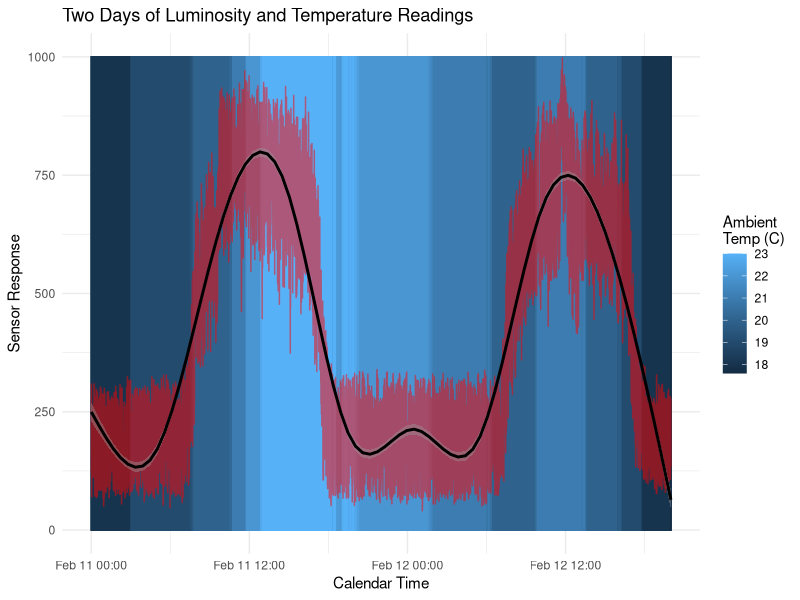

This chart was generated by the following R code:

library("readr")
library("lubridate")
library("dplyr")
library("ggplot2")



threePointLumin_tempHum <- read_delim("threePointLumin_tempHum.munged.dat", "\t", escape_double = FALSE, col_names = FALSE, trim_ws = TRUE)

threePointLumin_tempHum <- data.frame(threePointLumin_tempHum)
names(threePointLumin_tempHum) <- c('date', 'time', 'burst', 'replicate', 'tempC', 'relHum', 'lumin_L', 'lumin_R', 'lumin_M')

threePointLumin_tempHum$date<- ymd(threePointLumin_tempHum$date)
threePointLumin_tempHum$time<- hms(threePointLumin_tempHum$time)
threePointLumin_tempHum$dateTime <- threePointLumin_tempHum$date + threePointLumin_tempHum$time
threePointLumin_tempHum$dateTime<- as.POSIXct(threePointLumin_tempHum$dateTime)
threePointLumin_tempHum$replicate <- as.factor(threePointLumin_tempHum$replicate)
#threePointLumin_tempHum$sensor <- as.factor(threePointLumin_tempHum$sensor)

threePointLumin_tempHum.summarized <- threePointLumin_tempHum %>% group_by(burst) %>% summarize(meanTime = mean(dateTime), meanTempC = mean(tempC), sdTempC=sd(tempC), meanRelHum=mean(relHum), sdRelHum = sd(relHum), meanLumL=mean(lumin_L), sdLumL = sd(lumin_L), meanLumR=mean(lumin_R), sdLumR = sd(lumin_R), meanLumM=mean(lumin_M), sdLumM = sd(lumin_M))

start <- as.POSIXct(ymd("2018-02-11")+hms("00:00:01"))
stop <- as.POSIXct(ymd("2018-02-12")+hms("20:00:00"))


#ggplot(threePointLumin_tempHum.summarized) + geom_line(aes(x=meanTime, y=meanLumL), color='red', alpha=0.5) + geom_line(aes(x=meanTime, y=meanLumR), color='blue') + geom_line(aes(x=meanTime, y=meanLumM), color='green') 
#ggplot(threePointLumin_tempHum.summarized) + geom_line(aes(x=meanTime, y=sdLumL), color='red', alpha=0.5) + geom_line(aes(x=meanTime, y=sdLumR), color='blue') + geom_line(aes(x=meanTime, y=sdLumM), color='green')
#ggplot(threePointLumin_tempHum.summarized) + geom_line(aes(x=meanTime, y=sdLumL/meanLumL), color='red', alpha=0.5) + geom_line(aes(x=meanTime, y=sdLumR/meanLumR), color='blue') + geom_line(aes(x=meanTime, y=sdLumM/meanLumM), color='green')  

#ggplot(threePointLumin_tempHum.summarized %>% filter(meanTime > start) %>% filter(meanTime < stop))  + geom_line(aes(x=meanTime, y=meanLumL), color='red', alpha=0.5) + geom_smooth(aes(x=meanTime, y=meanLumL), color='black')
threePointLumin_tempHum.summarized$barTop <- 1000

png(filename="luminosity_temp_timeline.png", width=1000, height=600)
ggplot(threePointLumin_tempHum.summarized %>% filter(meanTime > start) %>% filter(meanTime < stop)) + geom_col(aes(x=meanTime, y=barTop, color=meanTempC)) + geom_line(aes(x=meanTime, y=meanLumL), color='red', alpha=0.5) + geom_smooth(aes(x=meanTime, y=meanLumL), color='black') + labs(x="Calendar Time", y="Sensor Response", title="Two Days of Luminosity and Temperature Readings") + scale_color_continuous(name='Ambient\nTemp (C)') + theme_minimal()
dev.off()


